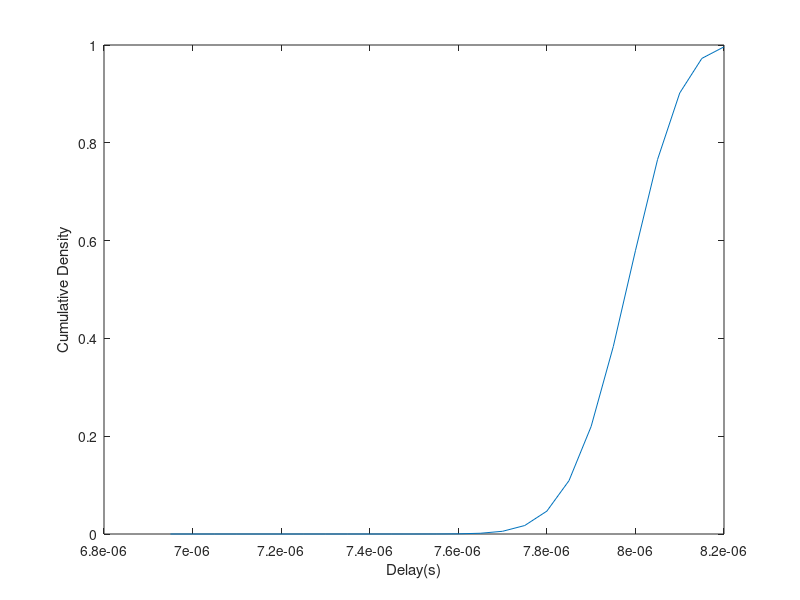

Recreate this plot in MATLAB.
cycles=139:1:164;
P=cycles-139+1;
delay=cycles*1/(20e6)

for i=1:26
    Pdist(i)=nchoosek(25,i-1)*(4/5)^(i-1)*(1/5)^(25-i+1);
    
end
sum(Pdist);
cdf(1)=0
for i=2:26
    cdf(i)=cdf(i-1)+Pdist(i-1)
end

plot(delay,cdf)
xlabel('Delay(s)')
ylabel('Cumulative Density')

%===================
% plot(delay,Pdist)
% xlabel('Delay(s)')
% ylabel('Probability')

max(delay)
min(delay)
max(delay)-min(delay)
0.9*(max(delay)-min(delay))

tint=83:93
intdelay=tint/20e6
for i=1:11
    Pint(i)=nchoosek(10,i-1)*(4/5)^(i-1)*(1/5)^(10-i+1);
end
max(intdelay)
min(intdelay)
% plot(cycles,Pdist)
% xlabel('Cycles')
% ylabel('Probability')
delay_inte=delay*1e9;
intdelay_inte=intdelay*1e9;

for i=1:26
    for j=1:11
       
        prob_matrix(i,j)=cycles(i)/(1e-3*20e6-tint(j))*Pdist(i)*Pint(j);
    end
end


